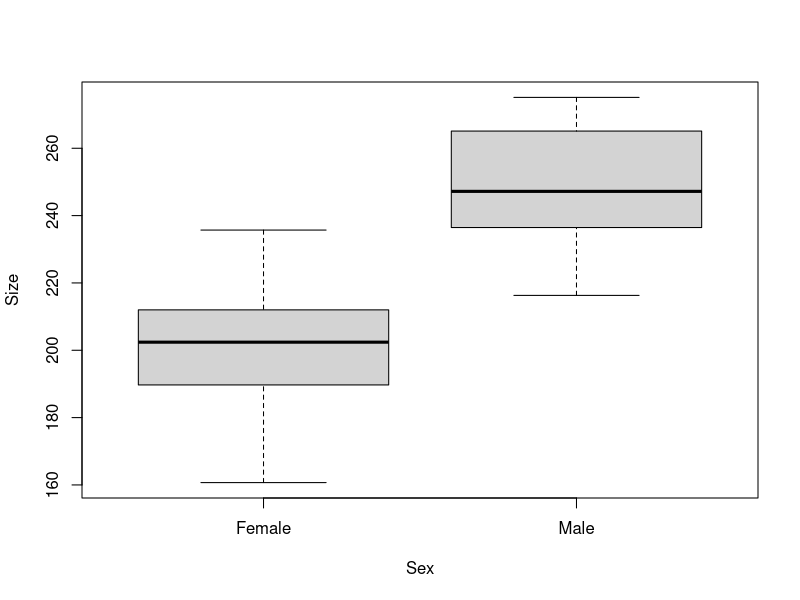
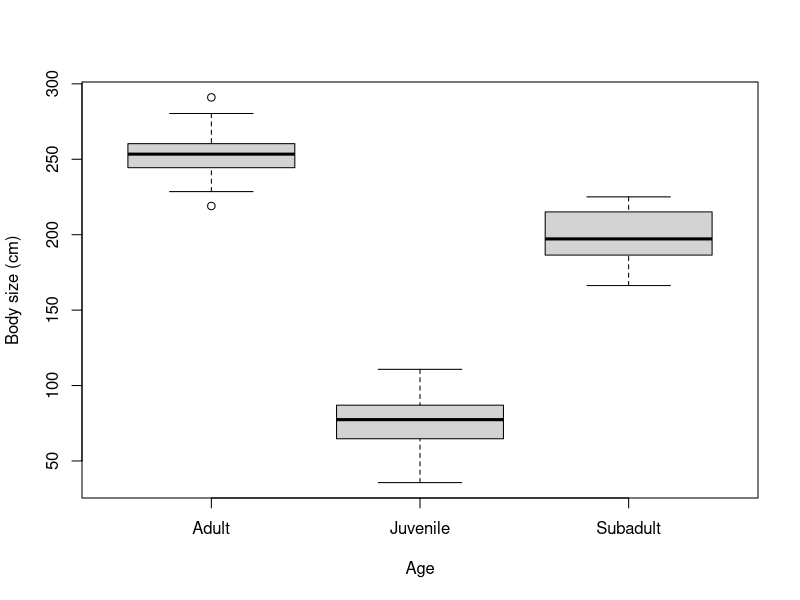
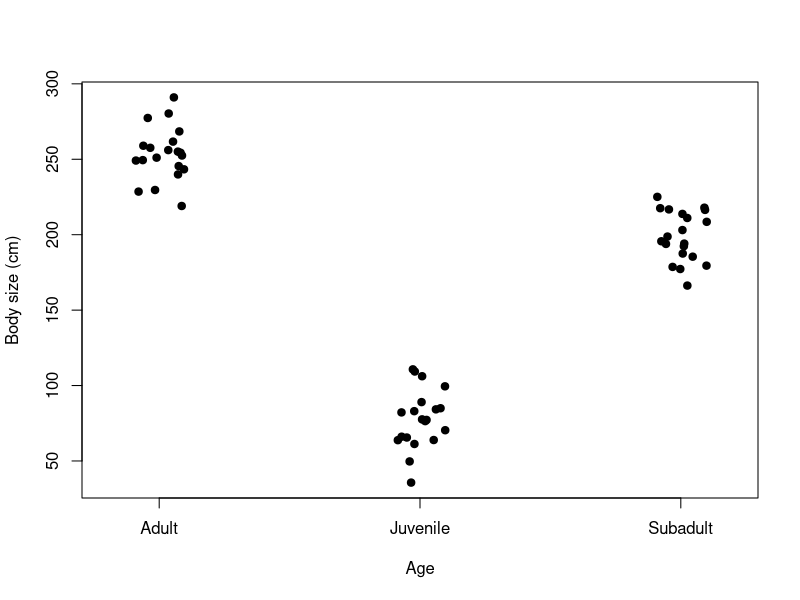
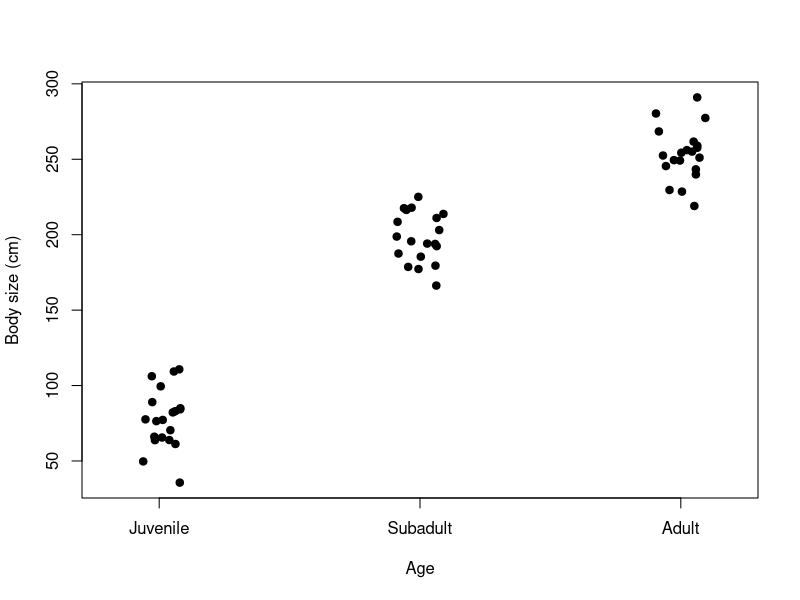

Generate these figures, in order, with R: (Note: this script raises an error after producing the figures.)

#  NRES 710, Analysis of Categorical Data (cont.)
#     University of Nevada, Reno
#     Presenting results and testing among multiple groups

# Load the data
datum <- read.csv("lecture_7_seal_data.csv")

# Examine it
head(datum)
tail(datum)

# Examine structure of data
str(datum)

# Force 'Sex' to be a factor
datum$Sex <- factor(datum$Sex)

# Scatterplot
plot(Size ~ Sex, data = datum)

# Fit a linear model
results <- lm(Size ~ Sex, data = datum)
summary(results)
# Confidence intervals
confint(results)

# Calculate confidence intervals
57.7 - 46.1
# simple way: upper limit minus mean
confint(results)["SexMale", 2] - results$coefficients["SexMale"]
# extracting estimates from objects to do math
# Examine the categorical data
str(datum$Sex)
# The 'levels' are the groups in the variable, and they are ordered alphabetically by default.

# Re-order the levels
datum$Sex <- factor(datum$Sex, levels = c("Male", "Female")) # switch the order

# Re-run model
results2 <- lm(Size ~ Sex, data = datum)
summary(results2)
### Code to test for differences among three groups

# Read in the data
datum <- read.csv("lecture_8_dataset1.csv")

# Examine the data
head(datum)

# Make datum a factor
datum$Age <- factor(datum$Age)

# Plot
plot(Size ~ Age, data = datum, xlab = "Age", ylab = "Body size (cm)")

# Plot w/ jitter
stripchart(Size ~ Age, data = datum, vertical = TRUE, method = "jitter",
           pch = 19, xlab = "Age", ylab = "Body size (cm)")

# Re-order categorical X-data
datum$Age <- factor(datum$Age, levels = c("Juvenile", "Subadult", "Adult"))

# Plot
stripchart(Size ~ Age, data = datum, vertical = TRUE, method = "jitter",
           pch = 19, xlab = "Age", ylab = "Body size (cm)")

# Add in dummy-coding
dummy <- model.matrix(~ Age -1, data = datum)
colnames(dummy) <- c("Juvenile", "Subadult", "Adult") # rename columns
# be careful; make sure name order reflects order of categorical variable 'Age'
datum <- cbind(datum, dummy) # bind to dataframe

# Re-examine data
head(datum)

## Analysis of variance; 'aov()'
help(aov)
# Fit an analysis of variance... by calling 'lm()'!!

# Run an ANOVA
results <- aov(Size ~ Age, data = datum)
summary(results)

## Multiple comparison using 'lm()'
# Run analysis
results2 <- lm(Size ~ Age, data = datum)
summary(results2)

# Probability of committing no errors in three t-tests
(1 - 0.05)^3

# Probability of committing >=1 Type I errors in three t-tests
1 - (1 - 0.05)^3

# ANOVA test
anova(results2)

summary(results2)
confint(results2)

# Re-run analysis with different reference
results3 <- lm(Size ~ relevel(Age, ref = "Subadult"), data = datum)
summary(results3)

# Using the dummy-coded variables to run this analysis
results4 <- lm(Size ~ Subadult + Adult, data = datum)
summary(results4)

# Changing the reference
results5 <- lm(Size ~ Juvenile + Adult, data = datum)
summary(results5)

# Using the dummy-coded variables to run this analysis
results6 <- lm(Size ~ Subadult + Adult + Juvenile, data = datum)
summary(results6)

# Using the dummy-coded variables to run this analysis
results7 <- lm(Size ~ Adult, data = datum)
summary(results7)

# Using the dummy-coded variables to run this analysis
results8 <- lm(Size ~ I(Juvenile + Subadult), data = datum)
# I() is a function to do whatever is inside the parentheses
summary(results8)



############################### 'Truth' ################################ 
### Code for simulating data to be analyzed body size data for two sexes

# Simulate the binomial X-variable (sex)
set.seed(123)
n <- 60
x <- c(rep("Juvenile", n/3), rep("Subadult", n/3), rep("Adult", n/3))
x <- factor(x, levels = c("Juvenile", "Subadult", "Adult"))

# Simulate continuous y-variable data
y <- ifelse(x == "Juvenile", rnorm(n/3, mean = 75, sd = 20), #juveniles
            ifelse(x == "Subadult", rnorm(n/3, mean = 200, sd = 20), #subad
              rnorm(n/2, mean = 250, sd = 20))) #adults

# Create dataframe
datum <- data.frame(Age = x, Size = y)

# Save these data for future use
write.csv(datum, "../datasets/lecture_8_dataset1.csv")
